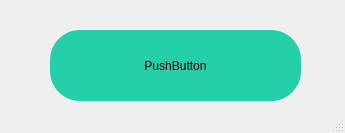
<?xml version="1.0" encoding="UTF-8"?>
<ui version="4.0">
 <class>MainWindow</class>
 <widget class="QMainWindow" name="MainWindow">
  <property name="geometry">
   <rect>
    <x>0</x>
    <y>0</y>
    <width>345</width>
    <height>133</height>
   </rect>
  </property>
  <property name="windowTitle">
   <string>MainWindow</string>
  </property>
  <property name="styleSheet">
   <string notr="true">.QPushButton{
background-color:rgb(255, 255, 255);
border-radius:30px;
}
.QPushButton:hover{
background-color:rgb(255, 0, 0);
border-radius:10px;
}
</string>
  </property>
  <widget class="QWidget" name="centralwidget">
   <widget class="QPushButton" name="pushButton">
    <property name="geometry">
     <rect>
      <x>50</x>
      <y>30</y>
      <width>251</width>
      <height>71</height>
     </rect>
    </property>
    <property name="styleSheet">
     <string notr="true">background-color:#24cfaa;
border-radius:30px;
box-shadow: 3px 3px 3px #b1b1b1,-3px -3px 3px #fffffff;
transition:0.5s;
</string>
    </property>
    <property name="text">
     <string>PushButton</string>
    </property>
   </widget>
  </widget>
  <widget class="QStatusBar" name="statusbar"/>
 </widget>
 <resources/>
 <connections/>
</ui>
